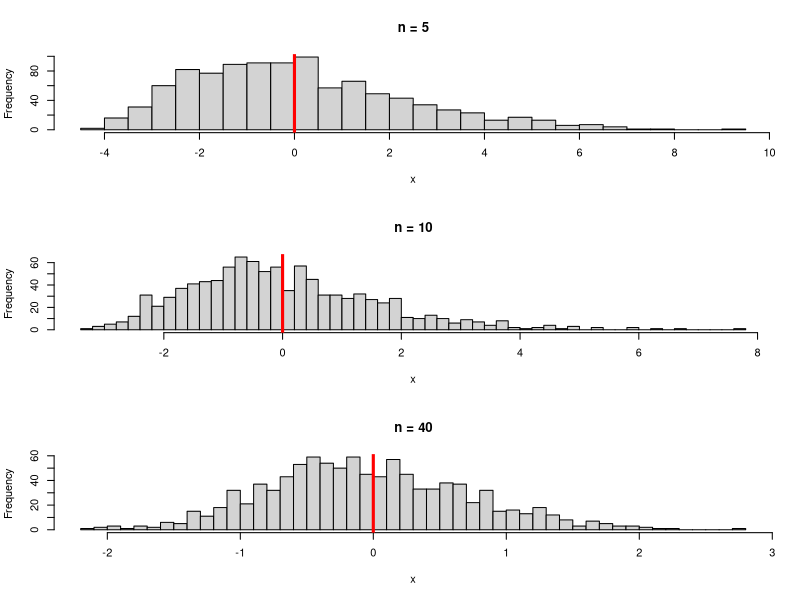
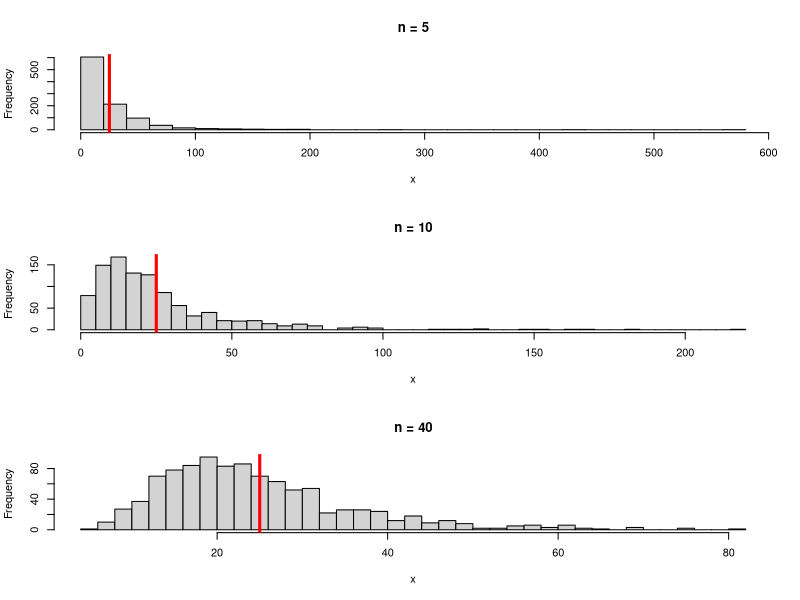
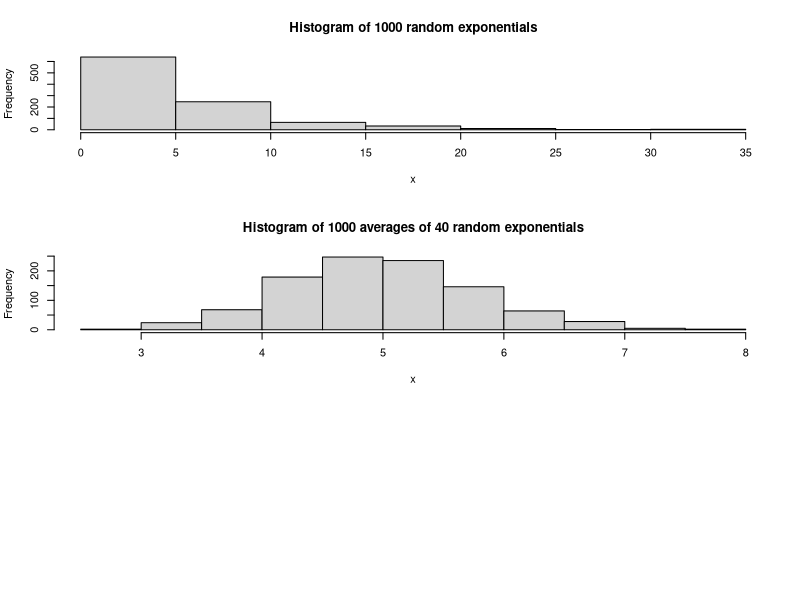

Recreate these plots in R, in order.
## ---- chunk 1
lambda <- 0.2
nsim <- 1000
n <- 40
## ---- chunk 2
expsim <- rexp(nsim, lambda)
## ---- chunk 3
meanexpsim = NULL
for (i in 1 : nsim) meanexpsim = c(meanexpsim, mean(rexp(n, lambda)))
## ---- chunk 4
par(mfrow=c(3,1))
exp = NULL
for (i in 1 : nsim) exp = c(exp, mean(rexp(5, lambda)))
hist(exp-1/lambda, main="n = 5", xlab="x", breaks=40)
abline(v=0, col="red", lwd=3)

exp = NULL
for (i in 1 : nsim) exp = c(exp, mean(rexp(10, lambda)))
hist(exp-1/lambda, main="n = 10", xlab="x", breaks=40)
abline(v=0, col="red", lwd=3)

exp = NULL
for (i in 1 : nsim) exp = c(exp, mean(rexp(40, lambda)))
hist(exp-1/lambda, main="n = 40", xlab="x", breaks=40)
abline(v=0, col="red", lwd=3)
## ---- chunk 5
par(mfrow=c(3,1))
exp = NULL
for (i in 1 : nsim) exp = c(exp, var(rexp(5, lambda)))
hist(exp, main="n = 5", xlab="x", breaks=40)
abline(v=25, col="red", lwd=3)

exp = NULL
for (i in 1 : nsim) exp = c(exp, var(rexp(10, lambda)))
hist(exp, main="n = 10", xlab="x", breaks=40)
abline(v=25, col="red", lwd=3)

exp = NULL
for (i in 1 : nsim) exp = c(exp, var(rexp(40, lambda)))
hist(exp, main="n = 40", xlab="x", breaks=40)
abline(v=25, col="red", lwd=3)
## ---- chunk 6
hist(expsim, main="Histogram of 1000 random exponentials", xlab="x")
## ---- chunk 7
hist(meanexpsim, main="Histogram of 1000 averages of 40 random exponentials", xlab="x")
